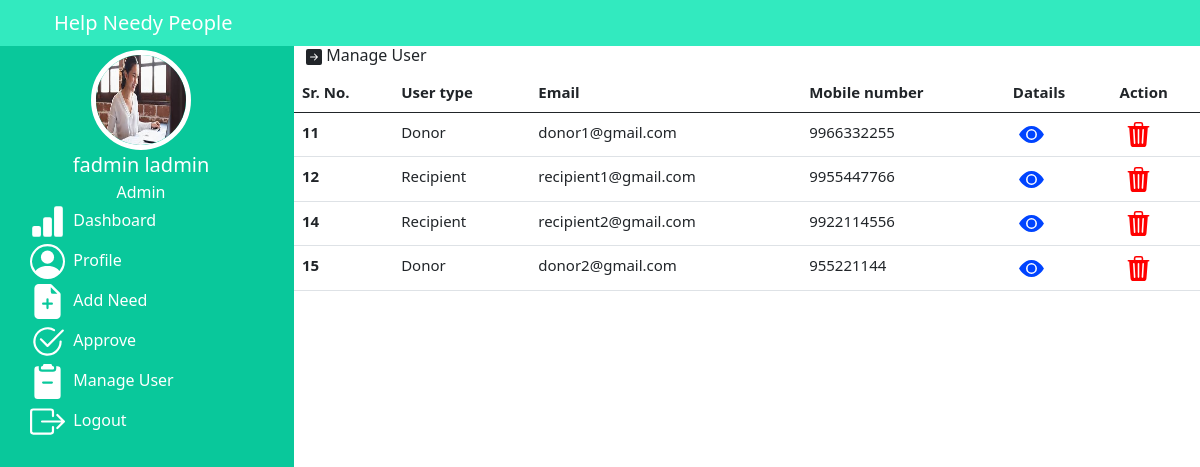
The page /admin/amanageuser.php (signed in) on the database as committed earlier.
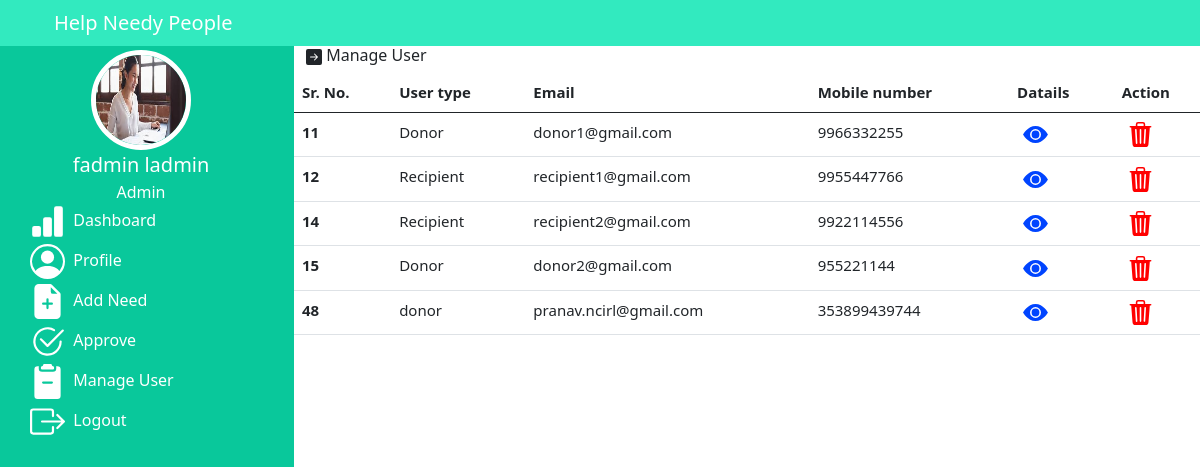
The same page on the database as committed later.
### tables this page shows
CREATE TABLE `user` (
  `id` int(6) UNSIGNED NOT NULL,
  `role` varchar(30) NOT NULL,
  `fname` varchar(30) NOT NULL,
  `lname` varchar(30) NOT NULL,
  `photo` varchar(50) DEFAULT NULL,
  `address` varchar(50) DEFAULT NULL,
  `mobile` varchar(30) NOT NULL,
  `email` varchar(50) NOT NULL,
  `pass` varchar(300) NOT NULL,
  `otp` varchar(6) DEFAULT NULL
);

### admin/amanageuser.php (the view, shortened to what this page needs)
<!doctype html>
<html lang="en">
<head>
    <link href="https://cdn.jsdelivr.net/npm/bootstrap@5.0.2/dist/css/bootstrap.min.css" rel="stylesheet"
>
</head>
<body>
    <div class="row sticky-top">
        <div class="col-12">
            <nav class="navbar navbar-expand-lg navbar-dark" style="background-color: rgb(50, 234, 191);">
                <div class="container justify-content-between">
                    <div><a class="navbar-brand" href="admin.php">Help Needy People</a></div>
                </div>
            </nav>
        </div>
    </div>
    <div class="row">
        <div class="col-3 vh-100  overflow-auto text-white" style="background-color: rgb(9, 200, 155);">
            <div class="row justify-content-around">
                <?php
                  include_once '../includes/conn.php';
                     $aid=$_SESSION['id'];
          $query="select * from user where id='$aid'";
          $result=mysqli_query($conn,$query);
         while ($row=mysqli_fetch_array($result)){
             ?>
                <div class="col-12">
                    <center>
                        <img src=<?=$row['photo']; ?> width="100px" height="100px" alt=""
                        class="rounded-circle border border-white border-5 mt-1">
                    </center>
                </div>
            </div>
            <div class="row  justify-content-around">
                <div class="col-12">
                    <center>
                        <p class="m-0" style="font-size: 20px;">
                            <?= $row['fname']; ?>
                            <?= $row['lname']; ?>
                        </p>
                        <p class="m-0 ">Admin</p>
                    </center>
                </div>
                <?php } ?>
            </div>
            <div class="menu">
                <a href="admin.php"> &nbsp;Dashboard</a>
                <a href="aprofile.php"> &nbsp;Profile</a>
                <a href="aaddneed.php"> &nbsp;Add Need</a>
                <a href="aaprove.php"> &nbsp;Approve</a>
                <a href="amanageuser.php"> &nbsp;Manage User</a>
                <a href="../logout.php"> &nbsp;Logout</a>
            </div>
        </div>
        <div class="col-9 vh-100 overflow-auto">
            <h6> Manage User</h6>
            <div class="row">
                <table class="table table-hover" style="font-size: 15px;">
                    <thead class="thead-dark">
                        <tr>
                            <th scope="col">Sr. No.</th>
                            <th scope="col">User type</th>
                            <th scope="col">Email</th>
                            <th scope="col">Mobile number</th>
                            <th>Datails</th>
                            <th>Action</th>
                        </tr>
                    </thead>
                    <tbody>
                    <?php
          $query="select * from user where role='Donor' or role='Recipient'";
          $result=mysqli_query($conn,$query);
         while ($row=mysqli_fetch_array($result)){ ?>
                        <tr>
                            <form action="../dbopertion.php" method="post" enctype="multipart/form-data">
                                <th scope="row"><?= $row['id']; ?></th>
                                <td><?= $row['role']; ?></td>
                                <td><?= $row['email']; ?></td>
                                <td><?= $row['mobile']; ?></td>
                                <td> <button
                                            style="border:none; background-color:transparent;" type="submit"
                                            name="smubtn"></button></td>
                                <td><button style="border:none; background-color:transparent;" type="submit"
                                        name="dmubtn"></button></td>
                            </form>
                        </tr>
                        <?php } ?>
                    </tbody>
                </table>
            </div>
        </div>
    </div>
</body>
</html>

### admin/amanageuser.php (style rules this page uses)
.menu a { text-decoration: none; display: block; color: white; align-items: center; margin: 0 auto; margin-left: 30px; margin-bottom: 5px; }

Rows that differ between the two databases and show on the page:
added user: id "48", role "donor", email "pranav.ncirl@gmail.com", mobile "353899439744", shown under "Manage User"
